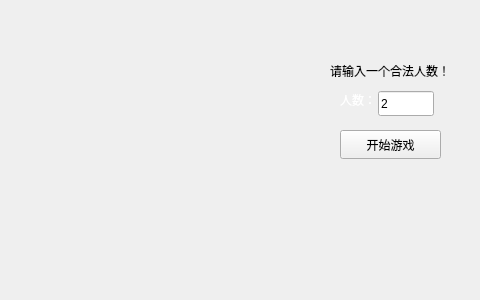
<?xml version="1.0" encoding="UTF-8"?>
<ui version="4.0">
 <class>initWidget</class>
 <widget class="QWidget" name="initWidget">
  <property name="geometry">
   <rect>
    <x>0</x>
    <y>0</y>
    <width>480</width>
    <height>300</height>
   </rect>
  </property>
  <property name="windowTitle">
   <string/>
  </property>
  <widget class="QLineEdit" name="lineEdit">
   <property name="geometry">
    <rect>
     <x>378</x>
     <y>91</y>
     <width>56</width>
     <height>25</height>
    </rect>
   </property>
   <property name="text">
    <string>2</string>
   </property>
  </widget>
  <widget class="QPushButton" name="pushButton">
   <property name="geometry">
    <rect>
     <x>340</x>
     <y>130</y>
     <width>101</width>
     <height>29</height>
    </rect>
   </property>
   <property name="text">
    <string>开始游戏</string>
   </property>
  </widget>
  <widget class="QLabel" name="label_2">
   <property name="geometry">
    <rect>
     <x>340</x>
     <y>90</y>
     <width>41</width>
     <height>20</height>
    </rect>
   </property>
   <property name="text">
    <string>&lt;html&gt;&lt;head/&gt;&lt;body&gt;&lt;p&gt;&lt;span style=&quot; color:#ffffff;&quot;&gt;人数：&lt;/span&gt;&lt;/p&gt;&lt;/body&gt;&lt;/html&gt;</string>
   </property>
  </widget>
  <widget class="QLabel" name="label">
   <property name="geometry">
    <rect>
     <x>0</x>
     <y>0</y>
     <width>480</width>
     <height>300</height>
    </rect>
   </property>
   <property name="text">
    <string/>
   </property>
   <property name="pixmap">
    <pixmap resource="res.qrc">:/images/init_background.jpeg</pixmap>
   </property>
   <property name="scaledContents">
    <bool>true</bool>
   </property>
  </widget>
  <widget class="QLabel" name="WarnLabel">
   <property name="geometry">
    <rect>
     <x>330</x>
     <y>60</y>
     <width>121</width>
     <height>21</height>
    </rect>
   </property>
   <property name="text">
    <string>请输入一个合法人数！</string>
   </property>
  </widget>
  <zorder>label</zorder>
  <zorder>lineEdit</zorder>
  <zorder>pushButton</zorder>
  <zorder>label_2</zorder>
  <zorder>WarnLabel</zorder>
 </widget>
 <resources>
  <include location="res.qrc"/>
 </resources>
 <connections/>
</ui>
